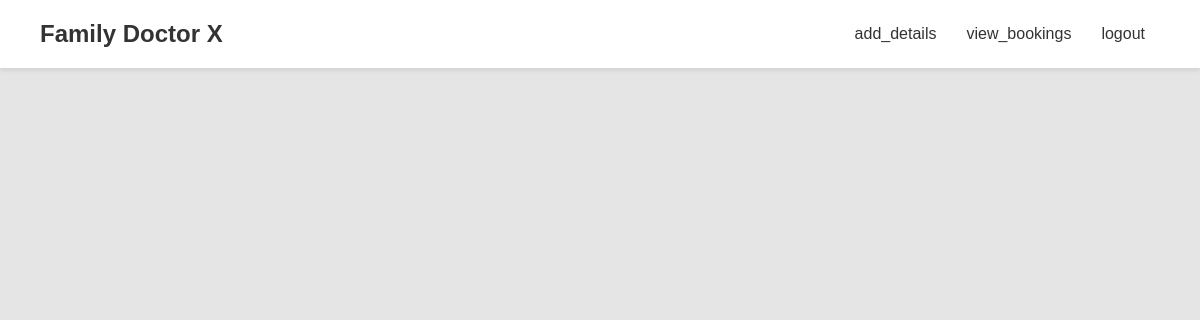
The page /admin_home (signed in) on the database as committed earlier.
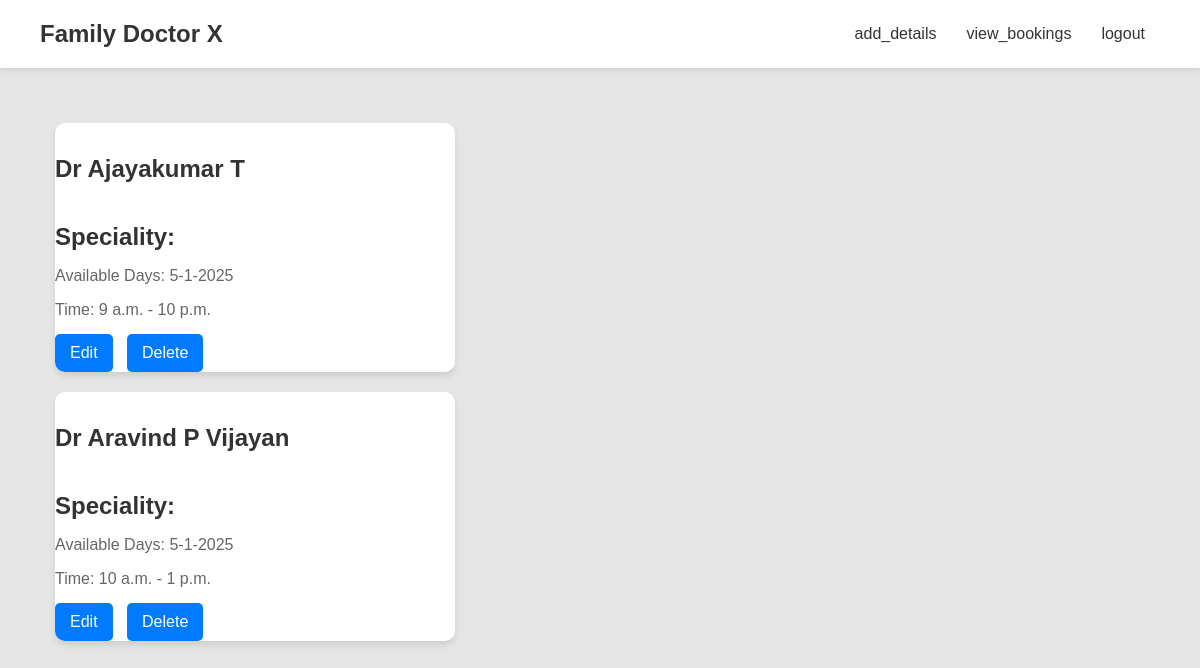
The same page on the database as committed later.
### app/models.py (models this page shows)
class Doctor(models.Model):
    pid=models.TextField()
    name = models.TextField()
    specialty = models.CharField(max_length=100)
    contact_number = models.CharField(max_length=15)
    available_days = models.CharField(max_length=100)
    available_time_start = models.TimeField()
    available_time_end = models.TimeField()

### app/views.py (the view)
# urls.py: path('admin_home',views.admin_home),
def admin_home(req):
    if 'admin' in req.session:
        data=Doctor.objects.all()
        return render(req,'admin/home.html',{'Doctor':data})
    else:
       return redirect(doctor_appointment_login)

### templates/admin/home.html (shortened to what this page needs)
<!DOCTYPE html>
<html lang="en">
<head>
  {% load static %}
</head>
<body>
    <header>
        <div class="logo">Family Doctor X</div>
        <nav>
            <ul>
                <li><a href="add_details">add_details</a></li>
                <li><a href="view_bookings">view_bookings</a></li>
                <li><a href="logout">logout</a></li>
            </ul>
        </nav>
    </header>
    <div class="container mt-3">
        <div class="row">
          {% for pro in Doctor %}
            <div class="card" style="width: 400px; margin-bottom: 20px;">
                <h4 class="card-title">{{pro.name }}</h4>
                <h5 class="card-title">Speciality: {{pro.speciality }}</h5>
                <p class="card-text">Available Days: {{pro.available_days }}</p>
                <p class="card-text">Time: {{pro.available_time_start }} - {{pro.available_time_end }}</p>
                <a href="edit-details{{pro.pk }}" class="btn btn-primary">Edit</a>
                <a href="delete-details{{pro.pk }}" class="btn btn-primary">Delete</a>
              </div>
            </div>
          {% endfor %}
        </div>
      </div>
</body>
</html>

Rows that differ between the two databases and show on the page:
added Doctor: name "Dr Ajayakumar T", available_days "5-1-2025", available_time_start "9 a.m.", available_time_end "10 p.m."
added Doctor: name "Dr Aravind P Vijayan", available_days "5-1-2025", available_time_start "10 a.m.", available_time_end "1 p.m."
